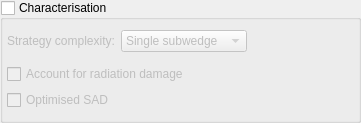
<?xml version="1.0" encoding="UTF-8"?>
<ui version="4.0">
 <class>CharacteriseSimpleWidgetVerticalLayout</class>
 <widget class="QWidget" name="CharacteriseSimpleWidgetVerticalLayout">
  <property name="geometry">
   <rect>
    <x>0</x>
    <y>0</y>
    <width>361</width>
    <height>123</height>
   </rect>
  </property>
  <property name="windowTitle">
   <string>CharacteriseWidgetVerticalSimple</string>
  </property>
  <layout class="QHBoxLayout">
   <property name="spacing">
    <number>0</number>
   </property>
   <property name="margin">
    <number>0</number>
   </property>
   <item>
    <layout class="QVBoxLayout">
     <property name="margin">
      <number>0</number>
     </property>
     <item>
      <widget class="QGroupBox" name="characterisation_gbox">
       <property name="sizePolicy">
        <sizepolicy hsizetype="Expanding" vsizetype="Expanding">
         <horstretch>0</horstretch>
         <verstretch>0</verstretch>
        </sizepolicy>
       </property>
       <property name="acceptDrops">
        <bool>false</bool>
       </property>
       <property name="title">
        <string>Characterisation</string>
       </property>
       <property name="checkable">
        <bool>true</bool>
       </property>
       <property name="checked">
        <bool>false</bool>
       </property>
       <layout class="QHBoxLayout">
        <property name="spacing">
         <number>6</number>
        </property>
        <property name="margin">
         <number>4</number>
        </property>
        <item>
         <layout class="QVBoxLayout">
          <item>
           <layout class="QHBoxLayout">
            <item>
             <layout class="QHBoxLayout">
              <item>
               <widget class="QLabel" name="strat_comp_label">
                <property name="text">
                 <string>Strategy complexity:</string>
                </property>
                <property name="wordWrap">
                 <bool>false</bool>
                </property>
               </widget>
              </item>
              <item>
               <widget class="QComboBox" name="start_comp_cbox">
                <item>
                 <property name="text">
                  <string>Single subwedge</string>
                 </property>
                </item>
                <item>
                 <property name="text">
                  <string>Few subwedges</string>
                 </property>
                </item>
                <item>
                 <property name="text">
                  <string>Many subwedges</string>
                 </property>
                </item>
               </widget>
              </item>
             </layout>
            </item>
            <item>
             <spacer name="rtwo_spacer">
              <property name="orientation">
               <enum>Qt::Horizontal</enum>
              </property>
              <property name="sizeType">
               <enum>QSizePolicy::Expanding</enum>
              </property>
              <property name="sizeHint" stdset="0">
               <size>
                <width>1</width>
                <height>20</height>
               </size>
              </property>
             </spacer>
            </item>
           </layout>
          </item>
          <item>
           <layout class="QHBoxLayout">
            <item>
             <layout class="QVBoxLayout">
              <item>
               <widget class="QCheckBox" name="account_rad_dmg_cbx">
                <property name="text">
                 <string>Account for radiation damage</string>
                </property>
               </widget>
              </item>
              <item>
               <widget class="QCheckBox" name="optimised_sad_cbx">
                <property name="text">
                 <string>Optimised SAD</string>
                </property>
               </widget>
              </item>
             </layout>
            </item>
            <item>
             <spacer name="cone_spacer">
              <property name="orientation">
               <enum>Qt::Horizontal</enum>
              </property>
              <property name="sizeType">
               <enum>QSizePolicy::Expanding</enum>
              </property>
              <property name="sizeHint" stdset="0">
               <size>
                <width>1</width>
                <height>20</height>
               </size>
              </property>
             </spacer>
            </item>
           </layout>
          </item>
         </layout>
        </item>
       </layout>
      </widget>
     </item>
    </layout>
   </item>
  </layout>
 </widget>
 <layoutdefault spacing="6" margin="11"/>
 <pixmapfunction>qPixmapFromMimeSource</pixmapfunction>
 <resources/>
 <connections/>
</ui>
